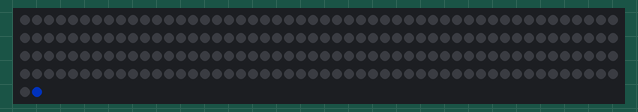
A sketch run on a simulated Arduino Uno, built with avr-gcc and run on an emulated ATmega328P. On the bench: 202 RGB LEDs in strip order, left to right, continuing on the next row. Dim RGB values are drawn brighter than linear; random numbers use the default seed unless the sketch sets one.

Above: at 6.18 s.
At 9.87 s:
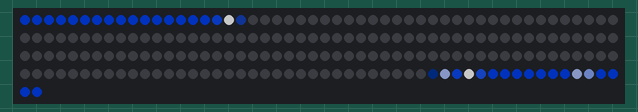
At 12.02 s:
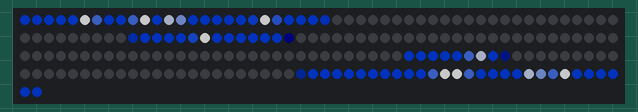
At 17.26 s:
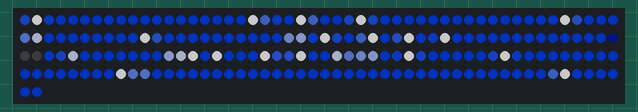
At 26.58 s:
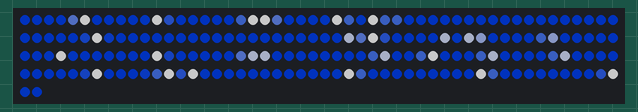
At 39.55 s:
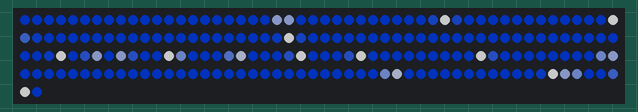

The sketch:

rain.ino
```cpp
#include <FastLED.h>

#define LED_PIN     2
#define COLOR_ORDER GRB
#define CHIPSET     WS2812B
#define nbLeds    202

#define BRIGHTNESS  100

CRGB leds[nbLeds];

typedef uint8_t CentiMeter;
typedef uint16_t MilliMeter;
typedef uint16_t LedIndex;
typedef uint16_t MilliSecond;
typedef uint16_t MilliMeterPerSecond;

#define CMtoMM(cm) ((cm)*10)

#define nbSegments 10
struct Segment{
  LedIndex start;
  LedIndex end;
  int dir;
};
struct SegmentHeights{
  CentiMeter lowHeight;
  CentiMeter highHeight;
};
const Segment segments[]  = {{0, 44, 1}, {44, 66, -1}, {66, 86, 1}, {86, 91, -1}, {91, 101, 1},{102, 111, -1}, {111, 116, 1}, {116, 136, -1}, {136, 157, 1}, {158, 201, -1}};
const SegmentHeights segmentHeights[] = {{0, 56}, {27, 56}, {27, 54}, {48, 54}, {48, 63}, {48, 63} ,{48, 54}, {27, 54}, {27, 56}, {0, 56}};

struct HSV{
  uint8_t hue;
  uint8_t sat;
};
HSV ledsHSV[nbLeds];

struct Bubble{
  MilliMeter height;
  MilliMeterPerSecond speed;
  uint8_t segmentId;
};
#define maxBubbles 40
Bubble* bubbles[maxBubbles];
#define createBubbleRate 50
#define initialBubbleSpeed (3*waterSpeed)
#define BubbleLength 20
MilliSecond previousCreatedBubbleTime;

MilliMeter waterHeight = 0;
MilliSecond previousWaterUpdateTime;
MilliMeterPerSecond waterSpeed = 60;
#define maxWaveHeight 20

void setup() {
  delay(3000); // sanity delay
  FastLED.addLeds<CHIPSET, LED_PIN, COLOR_ORDER>(leds, nbLeds).setCorrection( TypicalLEDStrip );
  FastLED.setBrightness( BRIGHTNESS );
  Serial.begin(9600);

  for(size_t i = 0; i < nbLeds; i++){
    leds[i].setRGB(0,0,0);
  }
  FastLED.show();
  delay(3000);

  previousWaterUpdateTime = millis();
  previousCreatedBubbleTime = millis();
}

void loop(){
  update();
  FastLED.show(); // display this frame
}

/**
uint8_t mask8bitsGet(uint16_t i){
  return (mask8bits[i/2] >> 4*(1 - i%2)) % 16;
}

void mask8bitsSet(uint16_t i, uint8_t val){
  mask8bits[i/2] = (mask8bits[i/2] & ((0b00001111) << 4*(i%2))) | (val << 4*(1 - i%2));
}
*/

void update(){

  for(size_t i = 0; i < nbLeds; i++){
    ledsHSV[i] = {150, 255};
  }

  for (size_t i = 0; i < nbSegments; i++){
    int dir = segments[i].dir;
    LedIndex start = segments[i].start;
    LedIndex end = segments[i].end;

    MilliMeter lowHeight = CMtoMM(segmentHeights[i].lowHeight);
    MilliMeter highHeight = CMtoMM(segmentHeights[i].highHeight);

    int waveHeight = beatsin16(45, 0, 2*maxWaveHeight, 0, (i%4)*65535/4) - maxWaveHeight;
    MilliMeter curWaterHeight = max(0, int(waterHeight + waveHeight));


    for(size_t j = 0; j < maxBubbles; j++){
      Bubble* bubble = bubbles[j];
      if(bubble != NULL && bubble->segmentId == i){
        MilliMeter bubbleHeight = bubble->height;

        if(bubbleHeight > highHeight || bubbleHeight > curWaterHeight){
          free(bubble);
          bubbles[j] = NULL;
          //Serial.print(j);
          //Serial.println(" delete Bubble");
          //Serial.println();

          //printBubbleArray();
        }else{

          bubbleHeight = max(0, int(bubbleHeight + beatsin16(60, 0, 2*20, j*65535/(maxBubbles-1)) - 20));

          LedIndex bottomIndexTimes10 = constrain(mapScale(bubbleHeight, lowHeight, highHeight, dir == 1 ? start : end, dir == 1 ? end : start, 10), start*10, end*10);
          LedIndex bottomIndex = bottomIndexTimes10/10;
          LedIndex topIndexTimes10 = constrain(mapScale(bubbleHeight + BubbleLength, lowHeight, highHeight, dir == 1 ? start : end, dir == 1 ? end : start, 10), start*10, end*10);
          LedIndex topIndex = topIndexTimes10/10;

          uint8_t topAfterTheDecimalPoint = dir == 1 ? (10 - (topIndexTimes10 % 10)) : (topIndexTimes10 % 10) ;
          //leds[topIndex].setHSV(ledsHSV[topIndex].hue, topAfterTheDecimalPoint*255/10, 255);
          ledsHSV[topIndex].sat = topAfterTheDecimalPoint*255/10;

          uint8_t bottomAfterTheDecimalPoint = dir == 1 ? (bottomIndexTimes10 % 10) : (10 - (bottomIndexTimes10 % 10)) ;
          //leds[bottomIndex].setHSV(ledsHSV[bottomIndex].hue, bottomAfterTheDecimalPoint*255/10, 255);
          ledsHSV[bottomIndex].sat = bottomAfterTheDecimalPoint*255/10;

          for(LedIndex k = bottomIndex + dir; dir == 1 ? k < topIndex : k > topIndex; k+= dir){
            //leds[k].setHSV(ledsHSV[k].hue, 0, 255);
            ledsHSV[k].sat = 0;
          }
        }
      }
    }

    if(lowHeight <= curWaterHeight && curWaterHeight < highHeight){

      LedIndex newPosTimes10 = mapScale(curWaterHeight, lowHeight, highHeight, dir == 1 ? start : end, dir == 1 ? end : start, 10);
      LedIndex newPos = newPosTimes10/10;

      uint8_t bri = dir == 1 ? 255 : 0;
      for(LedIndex j = start; j < newPos; j++){
        leds[j].setHSV(ledsHSV[j].hue, ledsHSV[j].sat, bri);
      }

      uint8_t afterTheDecimalPoint = dir == 1 ? (newPosTimes10 % 10) : (10 - (newPosTimes10 % 10)) ;
      leds[newPos].setHSV(ledsHSV[newPos].hue, ledsHSV[newPos].sat, afterTheDecimalPoint*255/10);

      bri = dir == 1 ? 0 : 255;
      for(LedIndex j = newPos + 1; j <= end; j++){
        leds[j].setHSV(ledsHSV[j].hue, ledsHSV[j].sat, bri);
      }
    }else{
      uint8_t bri = curWaterHeight < lowHeight ? 0 : 255;
      for(LedIndex j = start; j <= end; j++){
        leds[j].setHSV(ledsHSV[j].hue, ledsHSV[j].sat, bri);
      }
    }
  }
/**
        uint8_t maxFusions = 4 + 2*incWater;
        uint8_t nbOfFusions = constrain((dir*(k - start)), 0, maxFusions);

        for (int l = 0; l < nbOfFusions; l++){
          ledsHSV[k - dir*l].sat = 255*l/maxFusions;
        }
        finished = true;
*/
  updateHeights();
}

long mapScale(long x, long in_min, long in_max, long out_min, long out_max, long scale) {
  return (x - in_min) * (out_max - out_min) * scale / (in_max - in_min) + out_min * scale;
}

void updateHeights(){

  MilliMeter waterAmount = 0;
  MilliSecond deltaTime;
  while(waterAmount == 0){
    deltaTime = millis() - previousWaterUpdateTime;
    waterAmount = (waterSpeed*deltaTime)/1000;
  }
  previousWaterUpdateTime = millis();
  waterHeight += (waterHeight > CMtoMM(63) + maxWaveHeight) ? 0 : waterAmount;

  for(size_t i = 0; i < maxBubbles; i++){
    Bubble* bubble = bubbles[i];
    if(bubble != NULL){
      bubble->height += (bubble->speed*deltaTime)/1000;
    }else if(millis() - previousCreatedBubbleTime > createBubbleRate){
      while(bubble == NULL){bubble = calloc(1, sizeof(Bubble));}

      bubble->segmentId = random16(0, nbSegments);
      bubble->height = CMtoMM(segmentHeights[bubble->segmentId].lowHeight);
      bubble->speed = initialBubbleSpeed;
      bubbles[i] = bubble;

      //Serial.print(i);
      //Serial.println(" create Bubble");
      //Serial.println();
      //printBubbleArray();

      previousCreatedBubbleTime = millis();
    }
  }
}

/*
void printBubbleArray(){
  Serial.println("BUBBLE ARRAY:");
  for(size_t i = 0; i < maxBubbles; i++){
    Serial.print(i);
    if(bubbles[i] == NULL){
      Serial.println(" EMPTY");
    }else{
      Serial.println(" A BUBBLE");
    }
  }
  Serial.println();
}*/
```
